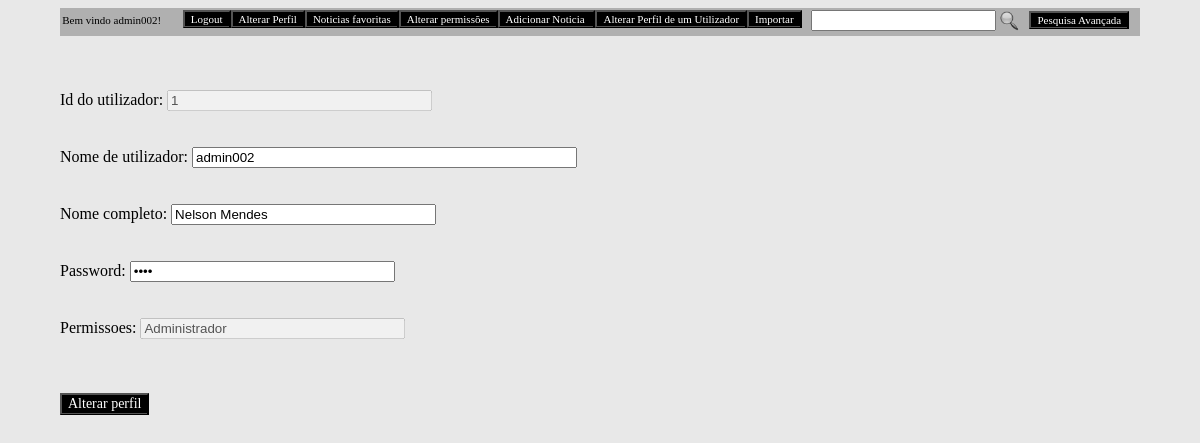
Screenshot of /projetoSI/profile.php?user=1 (signed in) with the database file from the repository.
### tables this page shows
CREATE TABLE users (
	user_id INTEGER PRIMARY KEY AUTOINCREMENT,
	username VARCHAR,
	fullname VARCHAR,
	password VARCHAR,
	type INTEGER,
	status VARCHAR
);

### projetoSI/profile.php (the view, shortened to what this page needs)
<!DOCTYPE html>
<html>
	<head>
		<link rel="stylesheet" href="style.css">
	</head>
	<body>
         <div id="registo">
			<div id="message">
			<?php
				if($_SESSION['username']){
				?>
				Bem vindo <?=$_SESSION['username']?>!
				<?php
				}
			?>
			</div>
			<div id="botoes">
			<?php
			if($_SESSION['username']){
			?>
				<form class="logout" method="link" action="logout.php">
					<input class="button_r" type="submit" value="Logout">
				</form>
				<form class="registed_change" method="post" action="profile.php?user=<?php echo $_SESSION['user_id']; ?>">
					<input class="button_chan" type="submit" value="Alterar Perfil">
				</form>
				<form class="favorites" method="post" action="favoriteNews.php">
					<input class="button_chan" type="submit" value="Noticias favoritas">
				</form>
				<?php
				if($_SESSION['type']==1)
				{
					?>
					<form class="registed_change" method="link" action="changePermitions.php">
						<input class="button_chan" type="submit" value="Alterar permissões">
					</form>
					<form class="registed_change" method="link" action="addNews.php">
						<input class="button_chan" type="submit" value="Adicionar Noticia ">
					</form>
					<form class="registed_change" method="link" action="changeUsers.php">
						<input class="button_chan" type="submit" value="Alterar Perfil de um Utilizador">
					</form>
					<form class="registed_change" method="link" action="addServers.php">
						<input class="button_chan" type="submit" value="Importar">
					</form>
					<?php
				}
				?>
				<?php
			}
				?>
			 </div>
			 <div id="pesquisa">
			 	<form name="pesquisaavançada" method="post" action="advancedSearch.php">
					<div id="imagem">
						<input class="button_r" type="submit" value="Pesquisa Avançada">
					</div>
				</form>
				<form name="pesquisar" method="post" action="search.php">
					<div id="imagem">
						<input type="image" src="search.png" alt="Pesquisar" width="20" height="20"/>
					</div>
					<div id="text">
						<input type="text" name="text_search" maxlength="20" pattern="^\w{1,20}$" required="required"/>
					</div>
				</form>
			 </div>
        </div>
			<?php
				$user_id = $_GET['user'];
			?>
		<div id="conteudo">
			<?php
				$db = new PDO('sqlite:database.db');
				$query = "SELECT * FROM users WHERE user_id = '$user_id'";
				$result = $db->query($query);
				foreach($result as $row)
				{
					if($row['type'] == 1){
						$type = "Administrador";
					}
					?>
					            <form class="register" action="changeUserScript.php?user=<?=$row['username']?>" name="link" method="post">
					            	Id do utilizador: <input type="text" name="id" disabled="disabled" size="30px" value="<?php echo $user_id; ?>"/>
									<br/>
									<br/>
									<br/>
						            Nome de utilizador: <input type="text" name="username" size="45" value="<?php echo $row['username']; ?>" pattern="^\w{8,32}$" required="required" placeholder="caracteres alfanuméricos e 8 - 32 caracteres"/>
									<br/>
									<br/>
									<br/>
						            Nome completo: <input type="text" name="fullname" size="30" value="<?php echo $row['fullname']; ?>"/>
									<br/>
									<br/>
									<br/>
						            Password: <input type="password" name="password" size="30" value="<?php echo $row['password']; ?>" pattern="^\w{1,20}$" required="required" placeholder="caracteres alfanuméricos"/>
									<br/>
									<br/>
									<br/>
						            Permissoes: <input type="text" name="permissoes" disabled="disabled" size="30px" value="<?php echo $type; ?>"/>
									<br/>
									<br/>
									<br/>
									<br/>
						            <input class="button_c" type="submit" value="Alterar perfil" />
							    </form>
					<?php
						}
					?>
		</div>
	</body>
</html>

### projetoSI/style.css (style rules this page uses)
#registo { overflow:hidden; background-color: #B0B0B0; padding-top: 2px; padding-bottom: 3px; font-family: Verdana; font-size:11px; }
#registo #message { padding-top:0.4%; padding-bottom:0.4%; padding-left: 0.2%; float: left; padding-right:2%; font-size:11px; }
#registo #botoes { float: left; }
#registo #botoes .logout { float: left; }
#registo #botoes .registed_change { float: left; }
#registo #botoes .favorites { float: left; }
#registo #botoes .logout .button_r { background-color: Black; color: White; font-family: Verdana; font-size:11px; border-bottom-style: ridge; }
#registo #botoes .registed_change .button_chan { background-color: Black; color: White; font-family: Verdana; font-size:11px; border-bottom-style: ridge; }
#registo #botoes .favorites .button_chan { background-color: Black; color: White; font-family: Verdana; font-size:11px; border-bottom-style: ridge; }
body { width: 90%; margin-left: auto; margin-right: auto; font-family: Times New Roman, Serif; background-color: #E8E8E8 ; }
#conteudo { width: 100%; text-decoration: none; }
#conteudo .register { padding-top:5%; font-family:Verdana; }
#conteudo .register .button_c { background-color: Black; color: White; font-family: Verdana; font-size:14px; border-bottom-style: ridge; }
#message { padding-top: 5%; text-align:center; font-size:x-large; font-family:Verdana; }
.register { padding-top:0.2%; }
#registo #pesquisa #text { float: right; padding-right:0.2%; }
#registo #pesquisa #imagem { float: right; padding-top:0.1%; padding-right: 1%; }
#registo #pesquisa #imagem .button_r { background-color: Black; color: White; font-family: Verdana; font-size:11px; border-bottom-style: ridge; }

### rows the page displays
users: username "admin002", fullname "Nelson Mendes", permissoes "Administrador"

### other values shown
$_SESSION['username'] "admin002"
